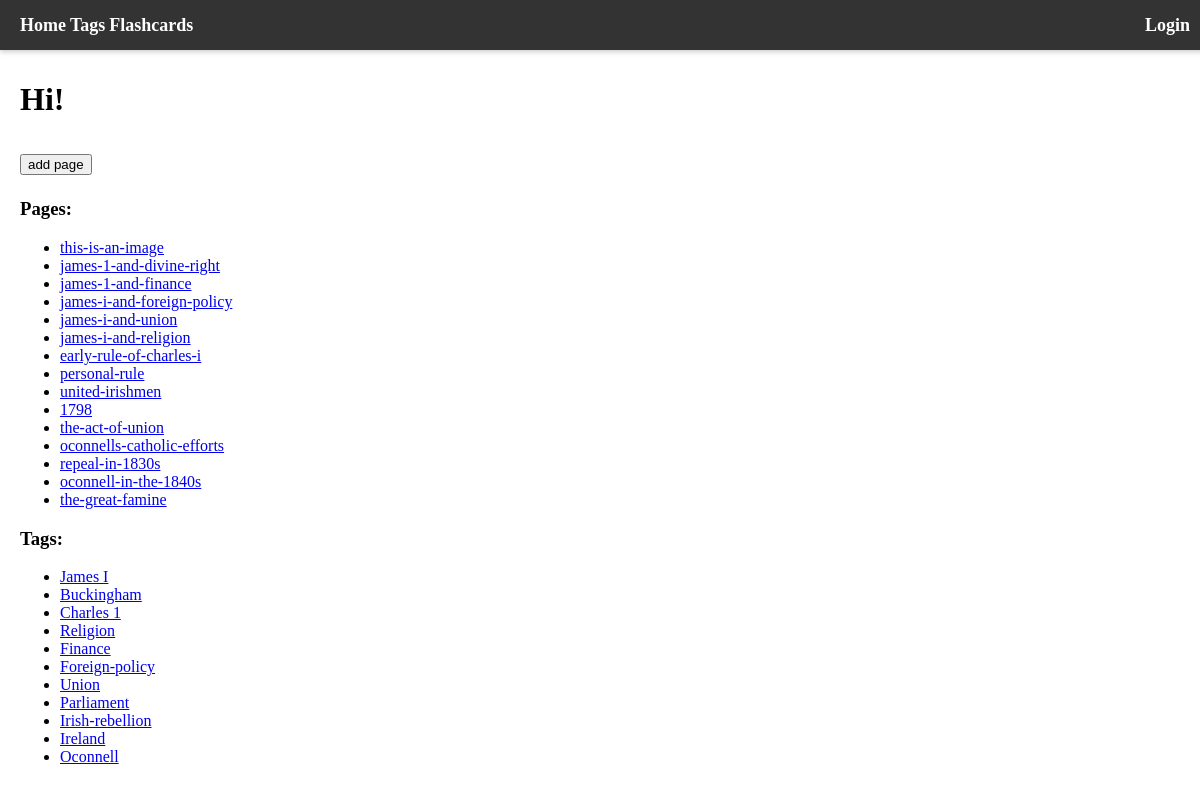
Before: / with the older database file.
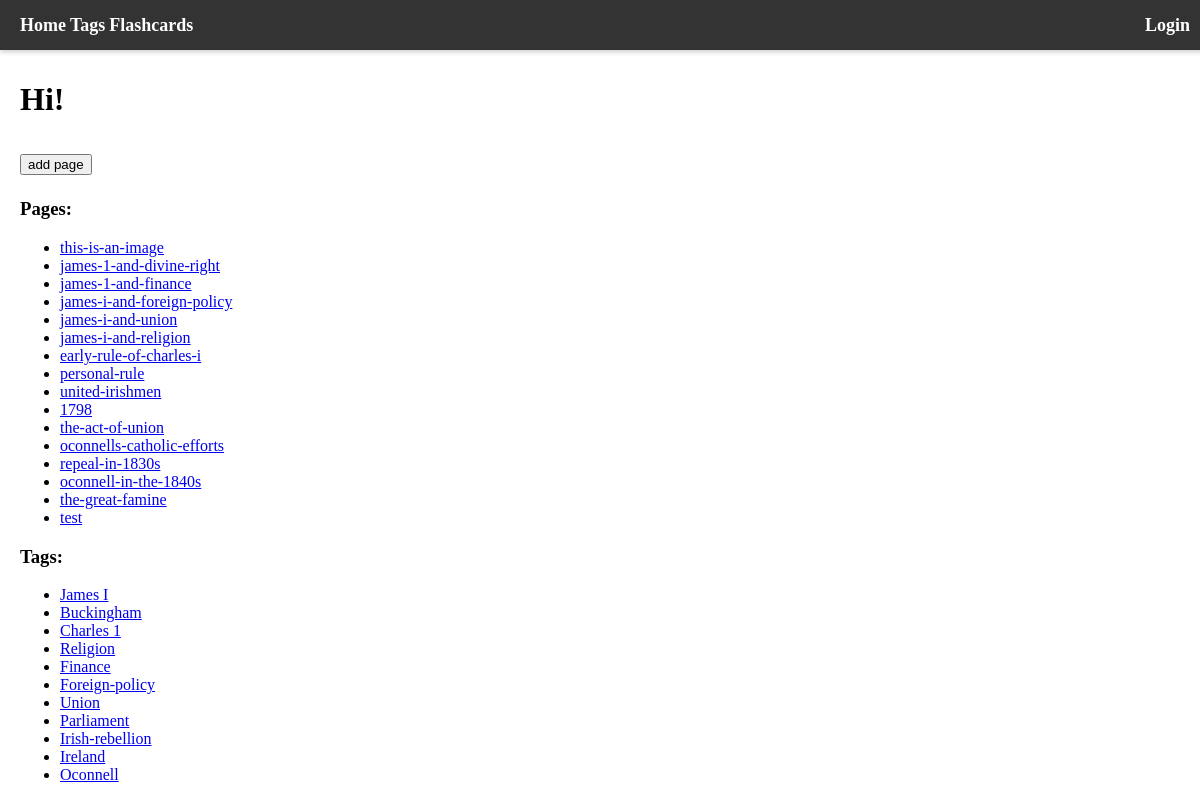
After: the same page with the newer database file.
### info/models.py (models this page shows, shortened)
class Pages(models.Model):
    id = models.UUIDField(primary_key=True, default=uuid.uuid4, editable=False)
    title = models.CharField(max_length=255)
    data = models.TextField()
    tags = models.ManyToManyField("Tags", blank=True, related_name="Pages")
    class Meta:
        verbose_name_plural = ("Pages")

class Tags(models.Model):
    class Meta:
        db_table = 'info_tags'
        managed = True
    id = models.UUIDField(primary_key=True, default=uuid.uuid4, editable=False)
    name = models.CharField(max_length=255)
    pages = models.ManyToManyField("Pages", blank=True, related_name="Tags")
    flashcards = models.ManyToManyField("quizzes.Flashcard", blank=True, related_name="Tags")
    details = models.TextField(null=True, blank=True, default="")
    date_created = models.DateTimeField(auto_now_add=True)
    class Meta:
        verbose_name_plural = ("Tags")

### info/views/pages.py (the view)
# urls.py: path("", info_index, name="users"),
def info_index(request):
    pages = Pages.objects.all().values()
    tags = Tags.objects.all()
    template = loader.get_template('index.html')
    context = {
        "pages" : pages,
        "tags": tags
    }
    return HttpResponse(template.render(context, request))

### info/templates/index.html (shortened to what this page needs)
{% extends "base.html" %}
{% block content %}
<h1>Hi!<h1>
<a href="/page/add"><button>add page</button></a>
<h3>Pages:</h3>
<ul>
{% for page in pages %}
    <li><a href="/page/{{page.id}}/{{page.title}}">{{page.title}}</a></li>
{% endfor %}
</ul>
<h3>Tags: </h3>
<ul>
{% for tag in tags %}
    <li><a href="/tag/{{tag.id}}/{{tag.name}}">{{tag.name}}</a></li>
{% endfor %}
</ul>
{% endblock %}

Changed rows visible on the page:
added Pages: title "test"
